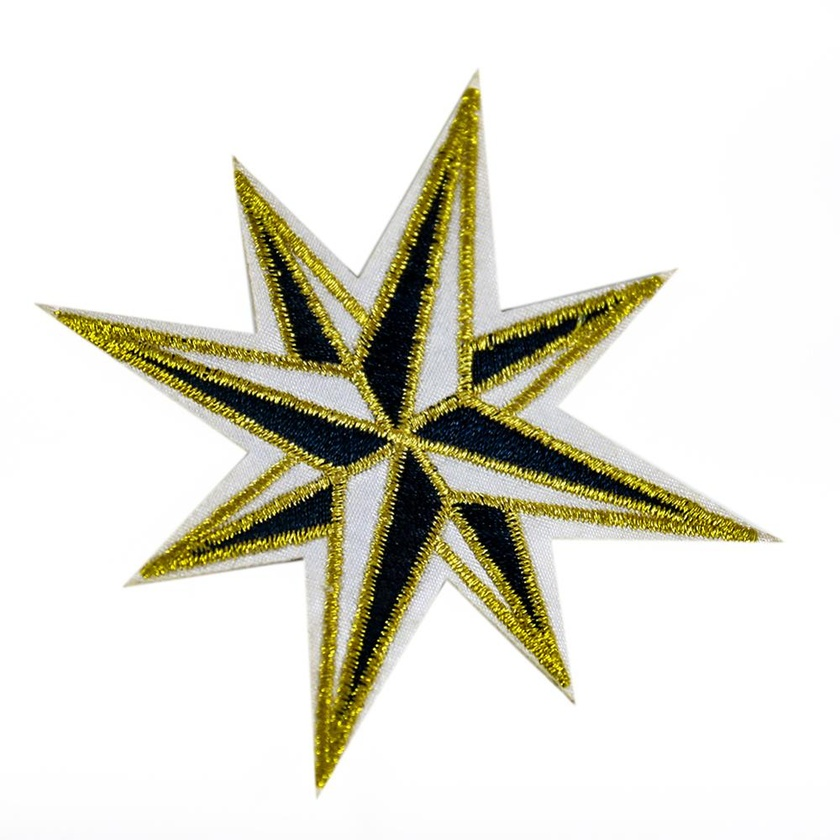
#> input picture goruntu ısleme/star.jpg, 840 x 840 px, shrunk from 1000 x 1000 before the run
$ python corner_detection.py
#> lines starting #> are read from the running program, lines starting #| are printed output that depends on the picture; after the words box and inside, x2 and y2 are one past the last pixel; in counts of white or black regions, pixels touching at a corner belong together
import numpy as np
import cv2
img=cv2.imread("star.jpg")
#> img is the input picture: shape (840, 840, 3); mean B, G, R 214.3, 225, 226.3
gray=cv2.cvtColor(img,cv2.COLOR_BGR2GRAY)
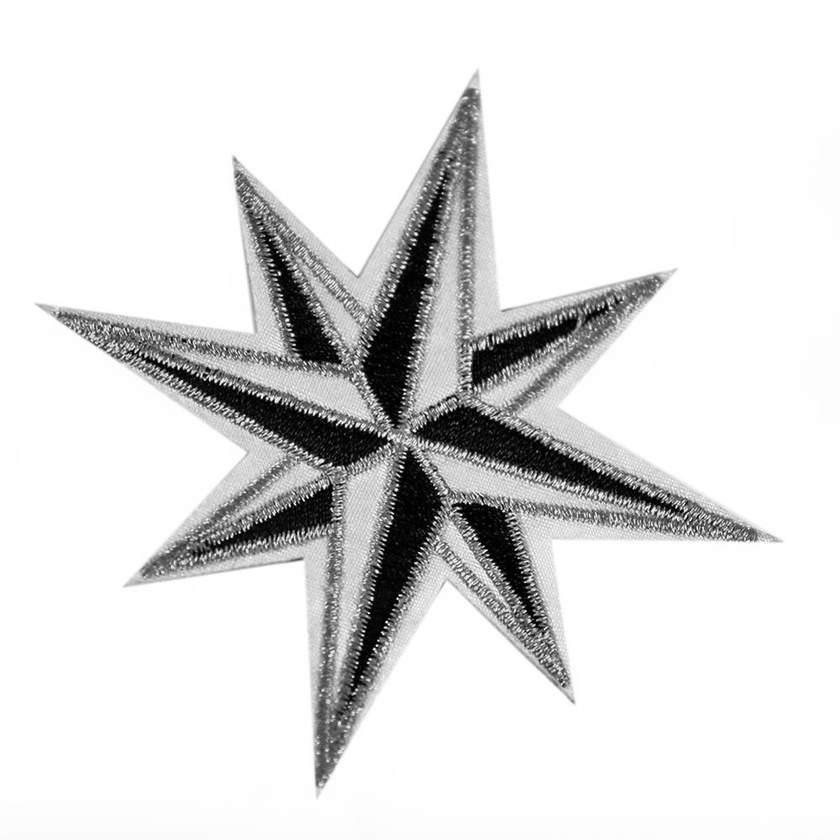
#> gray: shape (840, 840); min 0, max 255, mean 224.2
gray = np.float32(gray)
corners= cv2.goodFeaturesToTrack(gray,10000,0.01,10)# (gray,kaç köşe buluncak,kalite değeri,köşe arası mesafe en az)
#> corners = 975 rows, first 8: [386, 621], [376, 645], [391, 523], [215, 382], [331, 508], [324, 488], [415, 431], [227, 539]
corners=np.int0(corners)
for corner in corners:
    x,y=corner.ravel()
    cv2.circle(img,(x,y),3,(0,0,255),-1)
    cv2.imshow("corners",img)
#> this loop made 975 passes
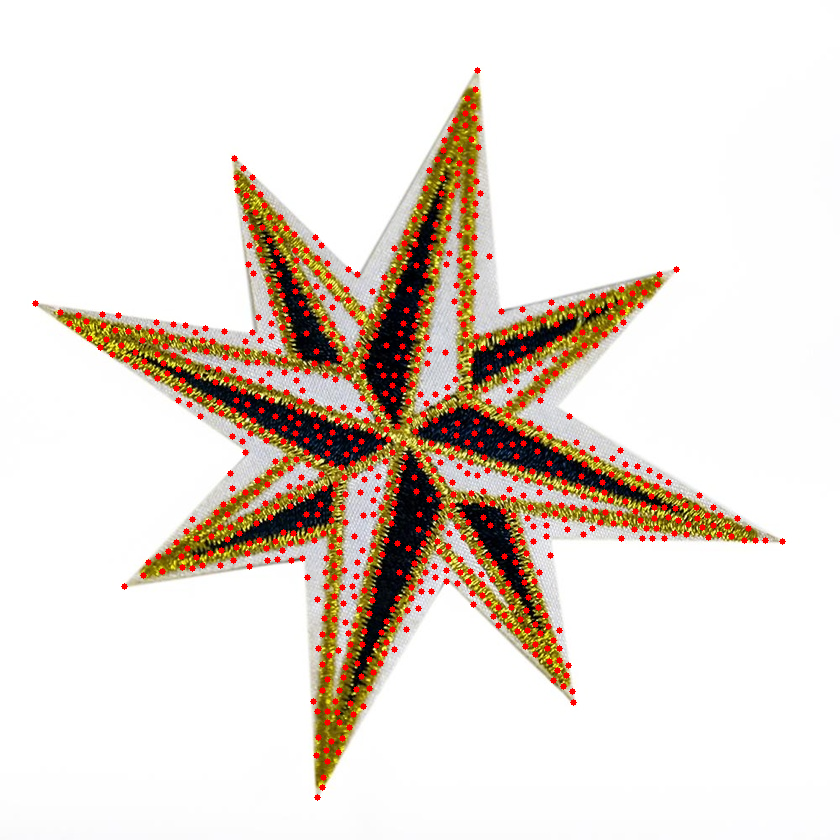
#> img: shape (840, 840, 3); 4.01% of pixels changed, all inside (x1, y1, x2, y2) = (32, 67, 786, 801)


cv2.waitKey(0)
cv2.destroyAllWindows()
